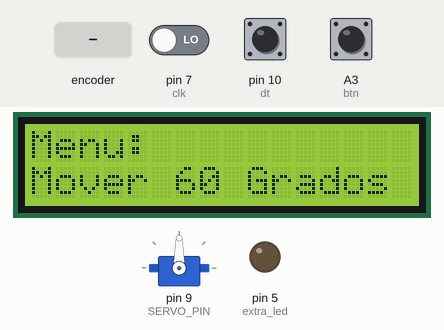
This sketch was run on a simulated Arduino Uno, built with avr-gcc and run on an emulated ATmega328P. Parts: 16×2 character LCD, servo, output pins drawn as LEDs (lit = HIGH). Dashed ring = blinking. The inputs (shaded band) are chosen by the test bench; at power-on: A3 (btn) HIGH, pin 7 (clk) LOW, pin 10 (dt) HIGH.

Above: at 0.9 s.
1.0 s: rotary encoder on pin 7 (clk) / pin 10 (dt) turned 2 steps (second pin leading)
At 1.8 s:
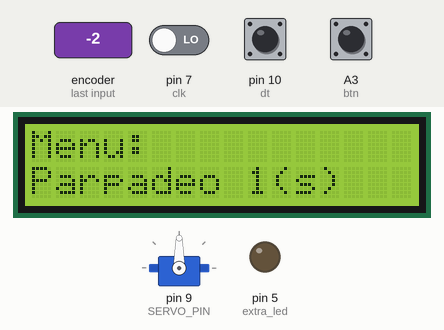
4.4 s: A3 (btn) pulled LOW for 0.15 s
At 5.1 s:
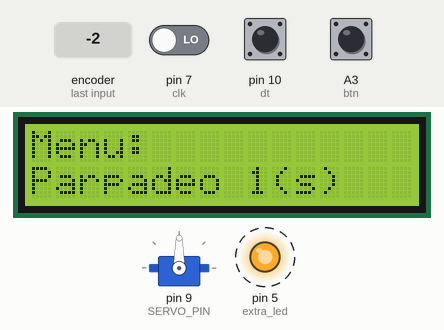
13.7 s: rotary encoder on pin 7 (clk) / pin 10 (dt) turned 3 steps (first pin leading)
At 14.7 s:
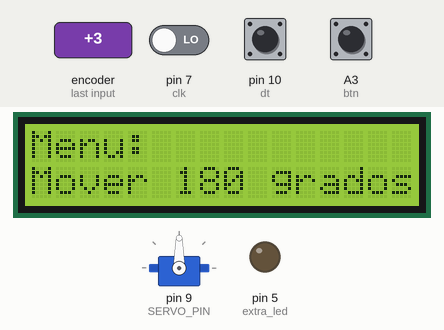
15.8 s: A3 (btn) pulled LOW for 1 s
At 17.7 s:
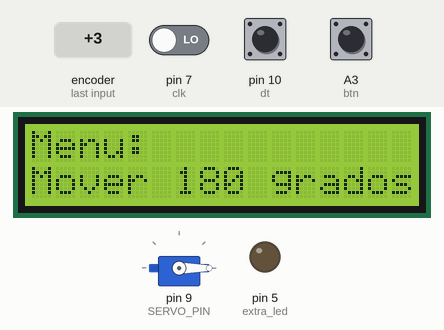
18.3 s: rotary encoder on pin 7 (clk) / pin 10 (dt) turned 1 step (first pin leading)
At 19.2 s:
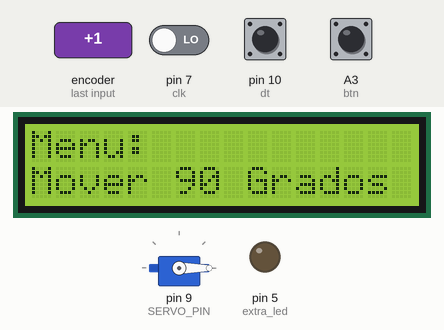
Timing chart, 0 to 21.0 s (numbered marks = the images above; inputs shaded):
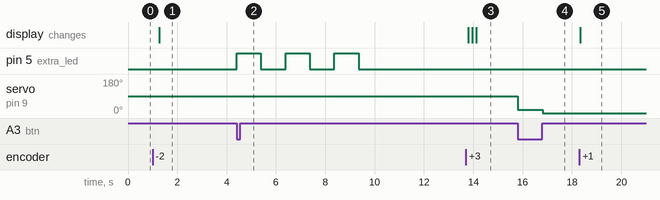

Measured:
- after the input at 1.0 s, the display: changes after 0.27 s (image 1)
- after the input at 4.4 s, pin 5 (extra_led): alternates HIGH for 0.99 s and LOW for 0.99 s, 6 changes in all, then stays LOW, starting at once
- after the input at 13.7 s, the display: first changes after 0.09 s (image 3 shows a later state)
- after the input at 15.8 s, servo on pin 9 (SERVO_PIN): 90° → 18° at once, → 0° 1.0 s later
- after the input at 18.3 s, the display: changes at once (image 5)

The sketch:

Aplicacion_FreeRTOS.ino
```cpp
#include <Wire.h>
#include <LCDI2C_Multilingual.h>
#include <Servo.h>
#include <Arduino_FreeRTOS.h>

// Definir los pines
#define clk 7
#define dt  10
#define btn A3
#define extra_led 5  // Nuevo LED en el pin 5
#define SERVO_PIN 9

// Inicializar LCD I2C
LCDI2C_Generic lcd(0x27, 16, 2);  // Dirección 0x27, dimensiones 16x2

// Variables para el menú y el encoder
String opciones[] = {
  "Mover 60 Grados", "Mover 120 grados", "Mover 180 grados",
  "Mover 90 Grados", "Mover 150 grados", "Mover 45 grados",
  "Mover 360 Grados", "Encender LED 5s", "Parpadeo 1(s)"
};
int max_opciones = sizeof(opciones) / sizeof(opciones[0]);
int count = 0;
Servo myServo;

// Variables para el encoder
int state_clk_old;
int state_btn_old;

void setup() {
  Serial.begin(9600);

  lcd.init();         // Inicializar la pantalla LCD
  lcd.backlight();    // Activar la retroiluminación

  pinMode(extra_led, OUTPUT);  // Configurar el LED
  pinMode(clk, INPUT);
  pinMode(dt, INPUT);
  pinMode(btn, INPUT_PULLUP);
  myServo.attach(SERVO_PIN);   // Pin del servomotor

  state_clk_old = digitalRead(clk);
  state_btn_old = digitalRead(btn);
  mostrar_menu();

  // Crear las tareas
  xTaskCreate(tareaEncoder, "Encoder", 128, NULL, 1, NULL);
  xTaskCreate(tareaLCD, "LCD", 128, NULL, 1, NULL);

  vTaskStartScheduler();  // Iniciar el planificador de FreeRTOS
}

void loop() {
  // El loop principal queda vacío; FreeRTOS maneja las tareas.
}

void tareaEncoder(void *pvParameters) {
  while (true) {
    int state_clk = digitalRead(clk);
    int state_dt = digitalRead(dt);
    int state_btn = digitalRead(btn);

    if (state_clk_old == HIGH && state_clk == LOW) {
      if (state_dt == LOW) {
        count--;
      } else {
        count++;
      }

      if (count < 0) count = max_opciones - 1;
      if (count >= max_opciones) count = 0;
    }

    if (state_btn_old == HIGH && state_btn == LOW) {
      run_option();  // Ejecutar la opción seleccionada
    }

    state_clk_old = state_clk;
    state_btn_old = state_btn;

    vTaskDelay(pdMS_TO_TICKS(5));  // Evitar rebotes
  }
}

void tareaLCD(void *pvParameters) {
  while (true) {
    mostrar_menu();
    vTaskDelay(pdMS_TO_TICKS(70));  // Actualizar el LCD periódicamente
  }
}

void mostrar_menu() {
  lcd.clear();
  lcd.setCursor(0, 0);
  lcd.print("Menu:");
  lcd.setCursor(0, 1);
  lcd.print(opciones[count]);  // Mostrar la opción seleccionada
}

void run_option() {
  switch (count) {
    case 0: moverServo(30); break;
    case 1: moverServo(12); break;
    case 2: moverServo(18); break;
    case 3: moverServo(80); break;
    case 4: moverServo(15); break;
    case 5: moverServo(45); break;
    case 6: moverServo(36); break;
    case 7: encenderLED5s(); break;
    case 8: parpadeo(); break;
    default: break;
  }
}

void moverServo(int angulo) {
  myServo.write(angulo);
  vTaskDelay(pdMS_TO_TICKS(1000));
  myServo.write(0);
  vTaskDelay(pdMS_TO_TICKS(1000));
}

void encenderLED5s() {
  digitalWrite(extra_led, HIGH);
  vTaskDelay(pdMS_TO_TICKS(5000));
  digitalWrite(extra_led, LOW);
}

void parpadeo() {
  unsigned long start_time = millis();
  while (millis() - start_time < 5000) {
    digitalWrite(extra_led, HIGH);
    vTaskDelay(pdMS_TO_TICKS(1000));
    digitalWrite(extra_led, LOW);
    vTaskDelay(pdMS_TO_TICKS(1000));
  }
}
```
